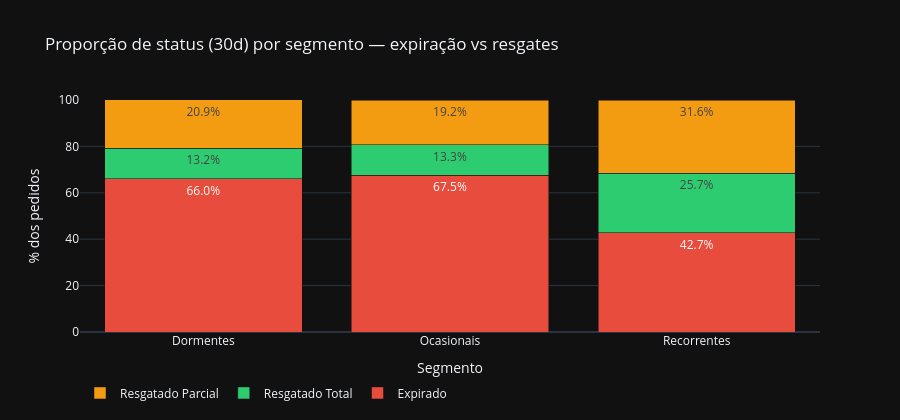

Notebook code cell kept with this figure:
### Markdown cell above
2. Proporção de pedidos com status expirado vs. resgatados por segmento — a expiração é generalizada ou concentrada?

### Code cell
# ── Fig 2 — Proporção expirado vs resgatados por segmento ────────────────────
STATUS_ALVO = ["expirado", "resgatado_total", "resgatado_parcial"]
col_status  = f"status_{VALIDADE}d"

# Filtrar e contar por segmento + status
contagem = (
    df_plot[df_plot[col_status].isin(STATUS_ALVO)]
    .groupby(["segmento", col_status])
    .size()
    .reset_index(name="n")
)

# Calcular proporção dentro de cada segmento
contagem["total_seg"] = contagem.groupby("segmento")["n"].transform("sum")
contagem["pct"]       = (contagem["n"] / contagem["total_seg"] * 100).round(1)

CORES_STATUS = {
    "expirado"          : "#E74C3C",
    "resgatado_total"   : "#2ECC71",
    "resgatado_parcial" : "#F39C12",
}

fig2 = go.Figure()

for status in STATUS_ALVO:
    sub = contagem[contagem[col_status] == status]
    fig2.add_trace(go.Bar(
        x           = sub["segmento"],
        y           = sub["pct"],
        name        = status.replace("_", " ").title(),
        marker_color= CORES_STATUS[status],
        text        = sub["pct"].astype(str) + "%",
        textposition= "inside",
    ))

fig2.update_layout(
    barmode     = "stack",
    title       = f"Proporção de status ({VALIDADE}d) por segmento — expiração vs resgates",
    xaxis_title = "Segmento",
    yaxis_title = "% dos pedidos",
    template    = "plotly_dark",
    height      = 420,
    legend      = dict(orientation="h", y=-0.2),
    yaxis       = dict(range=[0, 100]),
)

fig2.show()

### Figure 1 — Plotly figure (JSON) as saved in the notebook; plotly's stock layout.template omitted (floating-point values rounded to 4 significant figures)
{"data": [{"marker": {"color": "#E74C3C"}, "name": "Expirado", "text": ["66.0%", "67.5%", "42.7%"], "textposition": "inside", "type": "bar", "x": ["Dormentes", "Ocasionais", "Recorrentes"], "y": [66.0, 67.5, 42.7]}, {"marker": {"color": "#2ECC71"}, "name": "Resgatado Total", "text": ["13.2%", "13.3%", "25.7%"], "textposition": "inside", "type": "bar", "x": ["Dormentes", "Ocasionais", "Recorrentes"], "y": [13.2, 13.3, 25.7]}, {"marker": {"color": "#F39C12"}, "name": "Resgatado Parcial", "text": ["20.9%", "19.2%", "31.6%"], "textposition": "inside", "type": "bar", "x": ["Dormentes", "Ocasionais", "Recorrentes"], "y": [20.9, 19.2, 31.6]}], "layout": {"barmode": "stack", "height": 420, "legend": {"orientation": "h", "y": -0.2}, "title": {"text": "Proporção de status (30d) por segmento — expiração vs resgates"}, "xaxis": {"title": {"text": "Segmento"}}, "yaxis": {"range": [0, 100], "title": {"text": "% dos pedidos"}}}}
